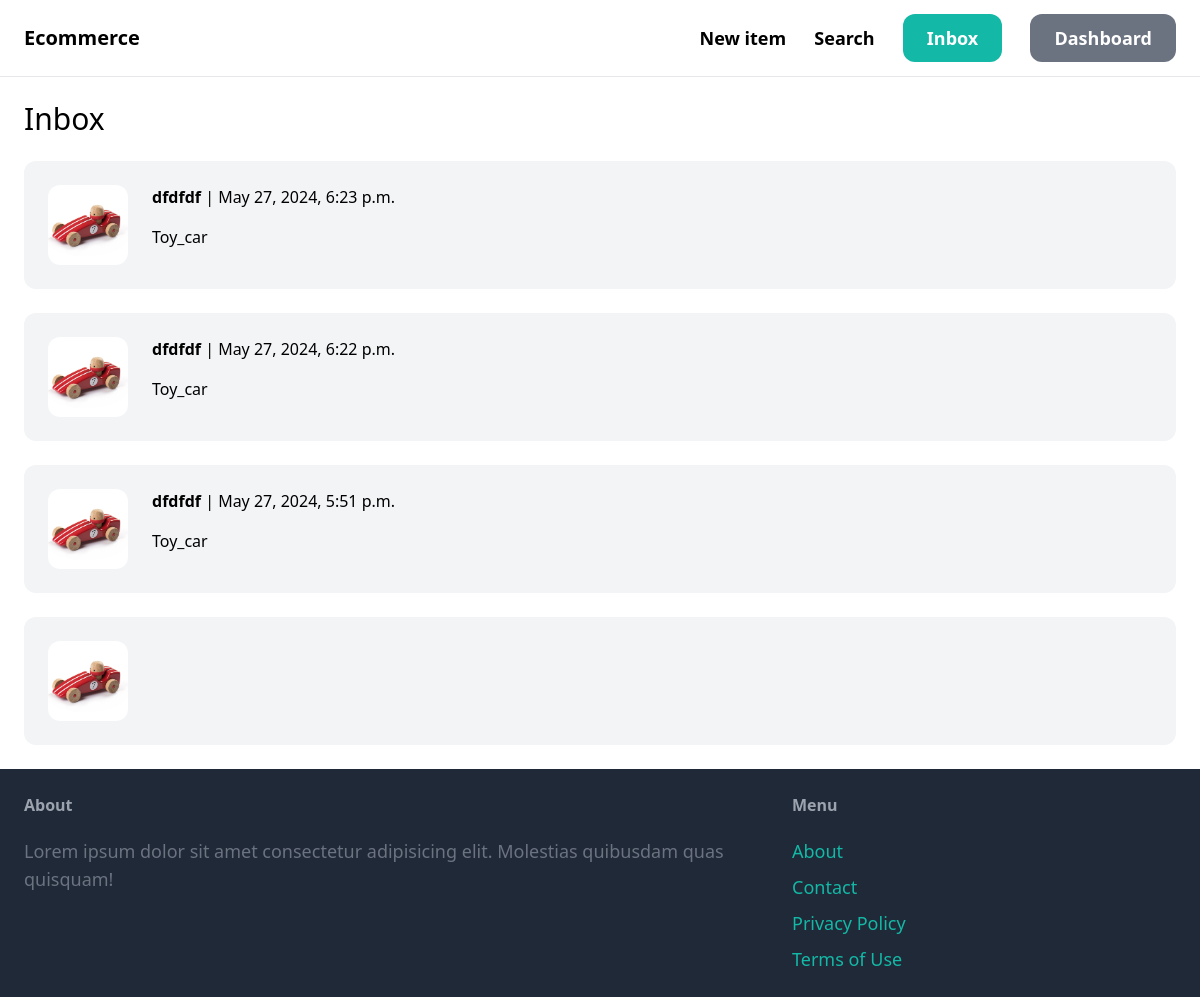
The page /inbox/ (signed in) on the database its author committed.
### conversation/models.py (models this page shows)
class Conversation(models.Model):
  item = models.ForeignKey(Item, related_name='conversations', on_delete=models.CASCADE)
  members = models.ManyToManyField(User, related_name='conversations')
  created_at = models.DateTimeField(auto_now_add=True)
  modified_at = models.DateTimeField(auto_now=True)
  class Meta:
    ordering = ('-modified_at',)

### item/models.py (models this page shows, shortened)
class Item(models.Model):
  category = models.ForeignKey(Category, related_name='items', on_delete=models.CASCADE)
  name = models.CharField(max_length=255)
  description = models.TextField(blank=True, null=True)
  price = models.FloatField()
  image = models.ImageField(upload_to='item_images', blank=True, null=True)
  is_sold = models.BooleanField(default=False)
  created_by = models.ForeignKey(User, related_name='items', on_delete=models.CASCADE)
  created_at = models.DateTimeField(auto_now_add=True)

### conversation/views.py (the view)
# urls.py: path('', views.inbox, name='inbox'),
@login_required
def inbox(request):
  conversations = Conversation.objects.filter(members__in=[request.user.id])
  return render(request, 'conversation/inbox.html', {
    'conversations':conversations
  })

### conversation/templates/conversation/inbox.html (shortened to what this page needs)
{% extends 'core/base.html' %}
{% block content %}
<h1  class="mb-6 text-3xl">Inbox</h1>
<div class="space-x-6">
  {% for conversation in conversations  %}
  <a href="{% url 'conversation:detail' conversation.id %}">
    <div class="p-6 flex bg-gray-100  rounded-xl">
      <div class="pr-6">
         <img src="{{ conversation.item.image.url }}"  class="w-20 rounded-xl">
      </div>
      <div>
        {% for member in conversation.members.all %}
        {% if member != request.user %}
        <p class="mb-4"><strong>{{ member.username }}</strong> | {{ conversation.modified_at }}</p>
        <p>{{ conversation.item.name }}</p>
        {% endif %}
        {% endfor %}
      </div>
    </div>
  </a>
  {% endfor %}
</div>
{% endblock %}

### rows shown on the page
Conversation: item.image (picture), modified_at "May 27, 2024, 6:23 p.m.", item.name "Toy_car"
Conversation: item.image (picture), modified_at "May 27, 2024, 6:22 p.m.", item.name "Toy_car"
Conversation: item.image (picture), modified_at "May 27, 2024, 5:51 p.m.", item.name "Toy_car"
Conversation: item.image (picture)

### other values the page prints
{{ member.username }} "dfdfdf"
